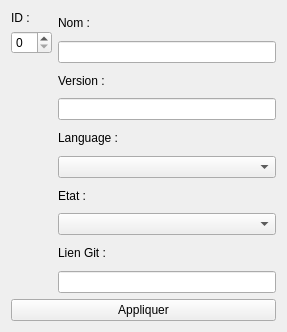
<?xml version="1.0" encoding="UTF-8"?>
<ui version="4.0">
 <class>Form</class>
 <widget class="QWidget" name="Form">
  <property name="geometry">
   <rect>
    <x>0</x>
    <y>0</y>
    <width>287</width>
    <height>332</height>
   </rect>
  </property>
  <property name="windowTitle">
   <string>Form</string>
  </property>
  <layout class="QVBoxLayout" name="verticalLayout_11">
   <item>
    <layout class="QVBoxLayout" name="verticalLayout_10">
     <item>
      <layout class="QHBoxLayout" name="horizontalLayout_5">
       <item>
        <layout class="QVBoxLayout" name="verticalLayout_9">
         <item>
          <layout class="QVBoxLayout" name="verticalLayout">
           <item>
            <widget class="QLabel" name="label">
             <property name="text">
              <string>ID : </string>
             </property>
            </widget>
           </item>
           <item>
            <widget class="QSpinBox" name="spinBox"/>
           </item>
          </layout>
         </item>
         <item>
          <spacer name="verticalSpacer">
           <property name="orientation">
            <enum>Qt::Vertical</enum>
           </property>
           <property name="sizeHint" stdset="0">
            <size>
             <width>20</width>
             <height>40</height>
            </size>
           </property>
          </spacer>
         </item>
        </layout>
       </item>
       <item>
        <layout class="QVBoxLayout" name="verticalLayout_8">
         <item>
          <layout class="QVBoxLayout" name="verticalLayout_2">
           <item>
            <widget class="QLabel" name="label_2">
             <property name="text">
              <string>Nom : </string>
             </property>
            </widget>
           </item>
           <item>
            <layout class="QHBoxLayout" name="horizontalLayout">
             <item>
              <widget class="QLineEdit" name="lineEdit"/>
             </item>
            </layout>
           </item>
          </layout>
         </item>
         <item>
          <layout class="QVBoxLayout" name="verticalLayout_3">
           <item>
            <widget class="QLabel" name="label_3">
             <property name="text">
              <string>Version : </string>
             </property>
            </widget>
           </item>
           <item>
            <layout class="QHBoxLayout" name="horizontalLayout_2">
             <item>
              <widget class="QLineEdit" name="lineEdit_2"/>
             </item>
            </layout>
           </item>
          </layout>
         </item>
         <item>
          <layout class="QVBoxLayout" name="verticalLayout_5">
           <item>
            <widget class="QLabel" name="label_5">
             <property name="text">
              <string>Language : </string>
             </property>
            </widget>
           </item>
           <item>
            <widget class="QComboBox" name="comboBox"/>
           </item>
          </layout>
         </item>
         <item>
          <layout class="QVBoxLayout" name="verticalLayout_6">
           <item>
            <widget class="QLabel" name="label_6">
             <property name="text">
              <string>Etat :</string>
             </property>
            </widget>
           </item>
           <item>
            <widget class="QComboBox" name="comboBox_2"/>
           </item>
          </layout>
         </item>
         <item>
          <layout class="QVBoxLayout" name="verticalLayout_4">
           <item>
            <widget class="QLabel" name="label_4">
             <property name="text">
              <string>Lien Git : </string>
             </property>
            </widget>
           </item>
           <item>
            <layout class="QHBoxLayout" name="horizontalLayout_3">
             <item>
              <widget class="QLineEdit" name="lineEdit_3"/>
             </item>
            </layout>
           </item>
          </layout>
         </item>
        </layout>
       </item>
      </layout>
     </item>
     <item>
      <widget class="QPushButton" name="pushButton">
       <property name="text">
        <string>Appliquer</string>
       </property>
      </widget>
     </item>
    </layout>
   </item>
  </layout>
 </widget>
 <resources/>
 <connections/>
</ui>
